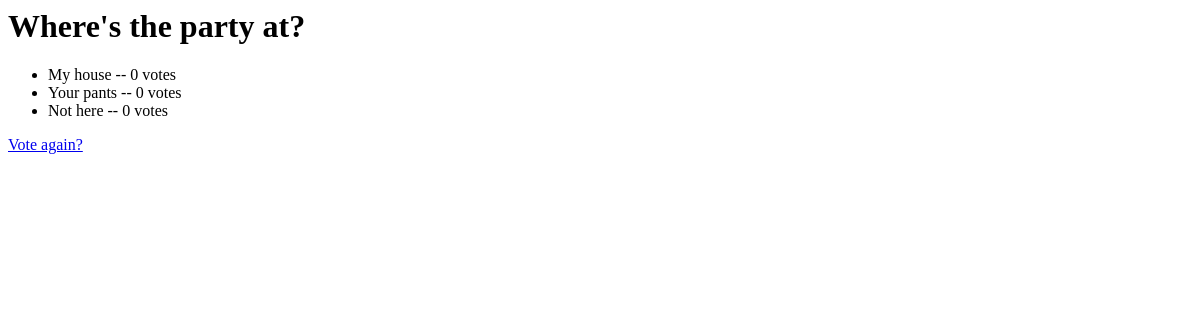
The page /polls/2/results/ on the database as committed earlier.
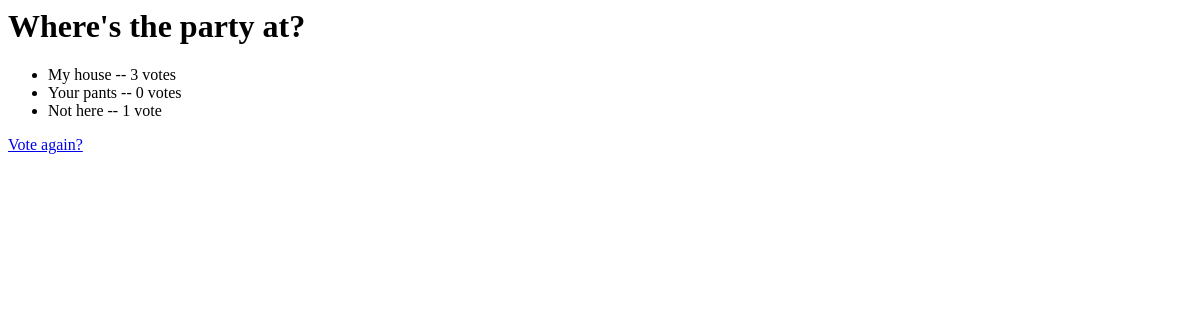
The same page on the database as committed later.
### polls/models.py (models this page shows, shortened)
class Question(models.Model):
    question_text = models.CharField(max_length=200)
    pub_date = models.DateTimeField('date published')
    def was_published_recently(self):
        return self.pub_date >= timezone.now() - datetime.timedelta(days=1)
    was_published_recently.admin_order_field = 'pub_date'
    was_published_recently.boolean = True
    was_published_recently.short_description = 'Published recently?'

class Choice(models.Model):
    question = models.ForeignKey(Question)
    choice_text = models.CharField(max_length=200)
    votes = models.IntegerField(default=0)

### polls/views.py (the view)
# urls.py: url(r'^(?P<question_id>\d+)/results/$', views.results, name='results'),
def results(request, question_id):
    question = get_object_or_404(Question, pk=question_id)
    return render(request, 'polls/results.html', {'question': question})

### polls/templates/polls/results.html
<h1>{{ question.question_text }}</h1>
<ul>
{% for choice in question.choice_set.all %}
    <li>{{ choice.choice_text }} -- {{ choice.votes }} vote{{ choice.votes|pluralize }}</li>
{% endfor %}
</ul>
<a href="{% url 'polls:detail' question.id %}">Vote again?</a>

Rows that differ between the two databases and show on the page:
changed Choice "My house": votes "0" → "3"
changed Choice "Not here": votes "0" → "1"
